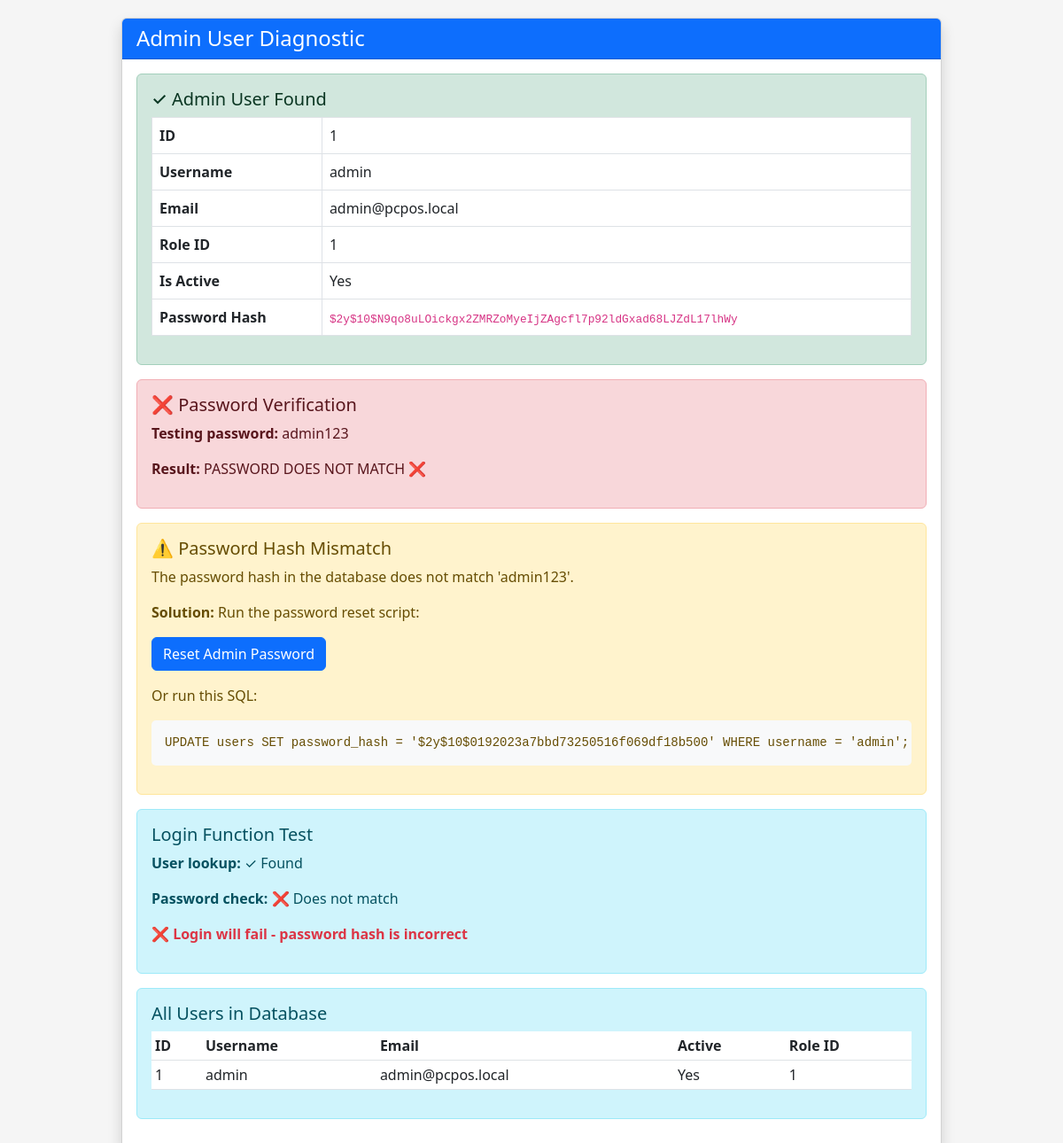
Page /check_admin.php on the committed database.
### tables this page shows
CREATE TABLE IF NOT EXISTS `users` (
  `id` int(11) NOT NULL AUTO_INCREMENT,
  `username` varchar(50) NOT NULL,
  `email` varchar(100) NOT NULL,
  `password_hash` varchar(255) NOT NULL,
  `first_name` varchar(50) NOT NULL,
  `last_name` varchar(50) NOT NULL,
  `role_id` int(11) NOT NULL,
  `is_active` tinyint(1) DEFAULT 1,
  `last_login` timestamp NULL DEFAULT NULL,
  `created_at` timestamp NOT NULL DEFAULT CURRENT_TIMESTAMP,
  `updated_at` timestamp NOT NULL DEFAULT CURRENT_TIMESTAMP ON UPDATE CURRENT_TIMESTAMP,
  PRIMARY KEY (`id`),
  UNIQUE KEY `username` (`username`),
  UNIQUE KEY `email` (`email`),
  KEY `role_id` (`role_id`),
  CONSTRAINT `users_ibfk_1` FOREIGN KEY (`role_id`) REFERENCES `roles` (`id`)
);

### config/database.php (called while the page is built, shortened)
<?php
class Database {
    private static $instance = null;
    private $connection = null;
    private function __construct() {
        try {
            $dsn = "mysql:host=" . DB_HOST . ";dbname=" . DB_NAME . ";charset=" . DB_CHARSET;
            $options = [
                PDO::ATTR_ERRMODE            => PDO::ERRMODE_EXCEPTION,
                PDO::ATTR_DEFAULT_FETCH_MODE => PDO::FETCH_ASSOC,
                PDO::ATTR_EMULATE_PREPARES   => false,
            ];
            $this->connection = new PDO($dsn, DB_USER, DB_PASS, $options);
        } catch (PDOException $e) {
            error_log("Database Connection Error: " . $e->getMessage());
            die("Database connection failed. Please contact the administrator.");
        }
    }
    public static function getInstance() {
        if (self::$instance === null) {
            self::$instance = new self();
        }
        return self::$instance;
    }
    public function query($sql, $params = []) {
        try {
            $stmt = $this->connection->prepare($sql);
            $stmt->execute($params);
            return $stmt;
        } catch (PDOException $e) {
            error_log("Query Error: " . $e->getMessage() . " | SQL: " . $sql);
            throw new Exception($e->getMessage());
        }
    }
    public function fetchOne($sql, $params = []) {
        $stmt = $this->query($sql, $params);
        return $stmt->fetch();
    }
    public function fetchAll($sql, $params = []) {
        $stmt = $this->query($sql, $params);
        return $stmt->fetchAll();
    }
}
function getDB() {
    return Database::getInstance();
}

### check_admin.php (the view, shortened to what this page needs)
<?php
require_once APP_ROOT . '/config/database.php';
try {
    $db = getDB();
    echo "<!DOCTYPE html>
    <html>
    <head>
        <title>Admin User Diagnostic</title>
        <link href='https://cdn.jsdelivr.net/npm/bootstrap@5.3.0/dist/css/bootstrap.min.css' rel='stylesheet'>
        <style>
            body { background-color: #f5f5f5; padding: 20px; }
            pre { background: #f8f9fa; padding: 15px; border-radius: 5px; }
        </style>
    </head>
    <body>
        <div class='container'>
            <div class='row justify-content-center'>
                <div class='col-md-10'>
                    <div class='card shadow'>
                        <div class='card-header bg-primary text-white'>
                            <h4 class='mb-0'>Admin User Diagnostic</h4>
                        </div>
                        <div class='card-body'>";
    $admin = $db->fetchOne(
        "SELECT * FROM users WHERE username = 'admin' OR email = 'admin@pcpos.local'"
    );
    if (!$admin) {
        echo "<div class='alert alert-danger'>
                <h5>❌ Admin User Not Found</h5>
                <p>The admin user does not exist in the database.</p>
                <p><strong>Solution:</strong> Run the database schema to create the admin user:</p>
                <pre>mysql -u root -p pc_pos < database/schema.sql</pre>
              </div>";
    } else {
        echo "<div class='alert alert-success'>
                <h5>✓ Admin User Found</h5>
                <table class='table table-bordered'>
                    <tr><th>ID</th><td>{$admin['id']}</td></tr>
                    <tr><th>Username</th><td>{$admin['username']}</td></tr>
                    <tr><th>Email</th><td>{$admin['email']}</td></tr>
                    <tr><th>Role ID</th><td>{$admin['role_id']}</td></tr>
                    <tr><th>Is Active</th><td>" . ($admin['is_active'] ? 'Yes' : 'No') . "</td></tr>
                    <tr><th>Password Hash</th><td><code style='font-size: 0.8em;'>{$admin['password_hash']}</code></td></tr>
                </table>
              </div>";
        $testPassword = 'admin123';
        $verifyResult = password_verify($testPassword, $admin['password_hash']);
        echo "<div class='alert " . ($verifyResult ? 'alert-success' : 'alert-danger') . "'>
                <h5>" . ($verifyResult ? '✓' : '❌') . " Password Verification</h5>
                <p><strong>Testing password:</strong> admin123</p>
                <p><strong>Result:</strong> " . ($verifyResult ? 'PASSWORD MATCHES ✓' : 'PASSWORD DOES NOT MATCH ❌') . "</p>
              </div>";
        if (!$verifyResult) {
            echo "<div class='alert alert-warning'>
                    <h5>⚠️ Password Hash Mismatch</h5>
                    <p>The password hash in the database does not match 'admin123'.</p>
                    <p><strong>Solution:</strong> Run the password reset script:</p>
                    <p><a href='reset_admin_password.php' class='btn btn-primary'>Reset Admin Password</a></p>
                    <p>Or run this SQL:</p>
                    <pre>UPDATE users SET password_hash = '" . password_hash($testPassword, PASSWORD_DEFAULT) . "' WHERE username = 'admin';</pre>
                  </div>";
        }
        echo "<div class='alert alert-info'>
                <h5>Login Function Test</h5>";
        $testUsername = 'admin';
        $testPassword = 'admin123';
        $testUser = $db->fetchOne(
            "SELECT * FROM users WHERE (username = ? OR email = ?) AND is_active = 1",
            [$testUsername, $testUsername]
        );
        if ($testUser) {
            $passwordMatch = password_verify($testPassword, $testUser['password_hash']);
            echo "<p><strong>User lookup:</strong> ✓ Found</p>";
            echo "<p><strong>Password check:</strong> " . ($passwordMatch ? '✓ Matches' : '❌ Does not match') . "</p>";
            if ($passwordMatch) {
                echo "<p class='text-success'><strong>✓ Login should work!</strong></p>";
            } else {
                echo "<p class='text-danger'><strong>❌ Login will fail - password hash is incorrect</strong></p>";
            }
        } else {
            echo "<p class='text-danger'><strong>❌ User not found or inactive</strong></p>";
        }
        echo "</div>";
    }
    $allUsers = $db->fetchAll("SELECT id, username, email, is_active, role_id FROM users");
    echo "<div class='alert alert-info'>
            <h5>All Users in Database</h5>
            <table class='table table-sm'>
                <thead>
                    <tr>
                        <th>ID</th>
                        <th>Username</th>
                        <th>Email</th>
                        <th>Active</th>
                        <th>Role ID</th>
                    </tr>
                </thead>
                <tbody>";
    foreach ($allUsers as $user) {
        echo "<tr>
                <td>{$user['id']}</td>
                <td>{$user['username']}</td>
                <td>{$user['email']}</td>
                <td>" . ($user['is_active'] ? 'Yes' : 'No') . "</td>
                <td>{$user['role_id']}</td>
              </tr>";
    }
    echo "</tbody></table></div>";
    echo "        </div>
                    </div>
                </div>
            </div>
        </div>
    </body>
    </html>";
} catch (Exception $e) {
    echo "<div class='alert alert-danger'>
            <h5>Database Error</h5>
            <p>" . htmlspecialchars($e->getMessage()) . "</p>
            <p>Please check your database connection settings in config/config.php</p>
          </div>";
}

### check_admin.php (style rules this page uses)
body { background-color: #f5f5f5; padding: 20px; }
pre { background: #f8f9fa; padding: 15px; border-radius: 5px; }

### rows in the picture
users: id "1", username "admin", email "admin@pcpos.local", role "1", password_hash "$2y$10$N9qo8uLOickgx2ZMRZoMyeIjZAgcfl7p92ldGxad68LJZdL17lhWy", is_active "Yes"

### other values in the picture
password_hash($testPassword, PASSWORD_DEFAULT) "$2y$10$0192023a7bbd73250516f069df18b500"
